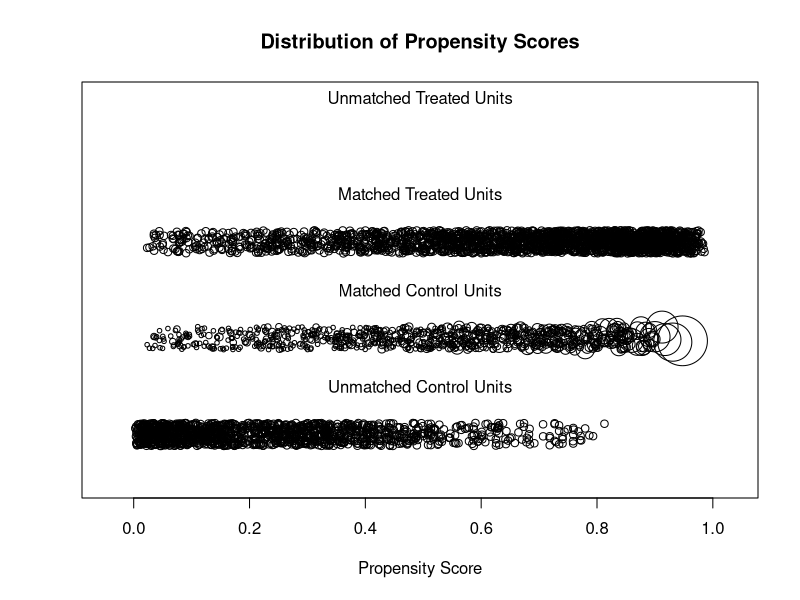
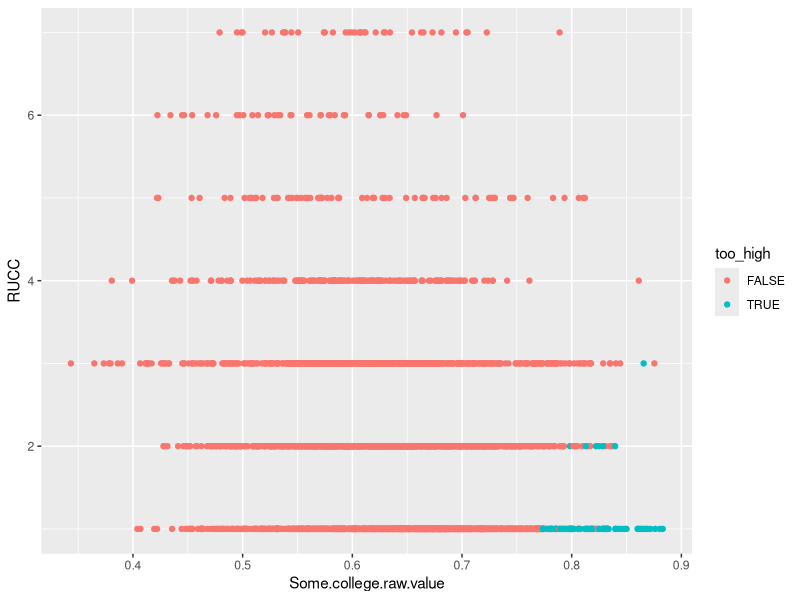
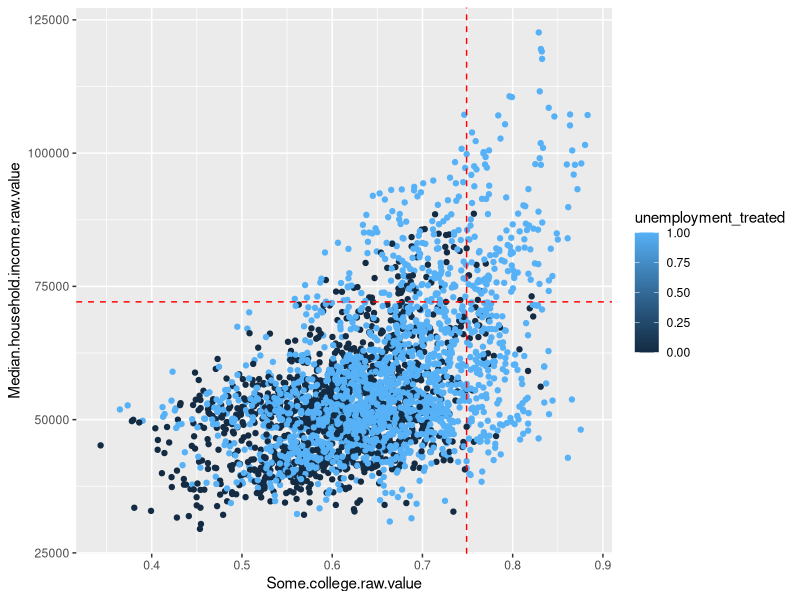
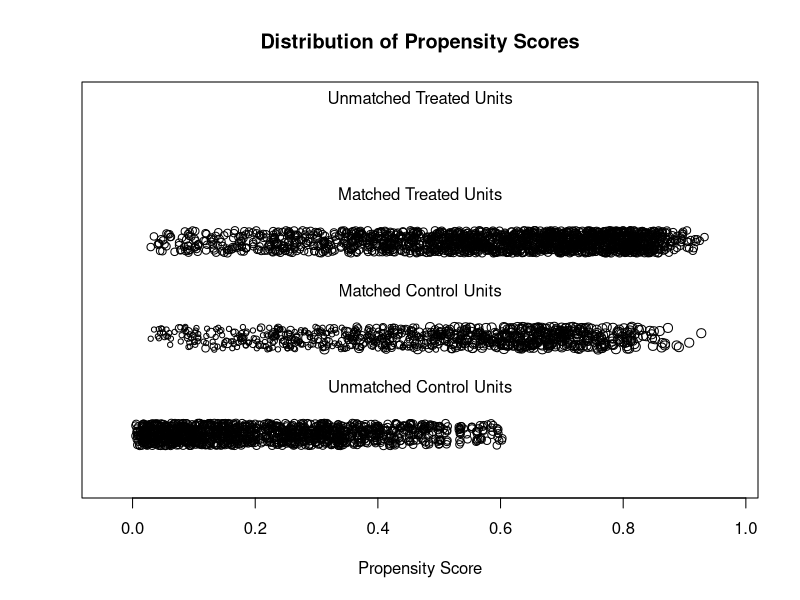

The R script that drew these images, in order:
library("MatchIt")

# for plotting
library("ggplot2")

# for analysis
library("lmtest")
library("sandwich")



# # 1:1 NN PS matching w/o replacement
matching <- read.csv(file = '../../../../data/processed_data/df_matching.csv')
# 
# # matching types
methods = c("nearest", "optimal", "full", "genetic")
distances = c("glm", "mahalanobis")

cor_matrix = cor(matching[complete.cases(matching[ , 12]),5:13])

# nearest neighbor
m.out <- matchit(matching$household_income_treated ~ matching$Unemployment.raw.value + matching$Some.college.raw.value + matching$RUCC,
                 data = matching, method = methods[1], distance = distances[1], replace = TRUE)
summary(m.out)
plot(m.out, type = "jitter", interactive = FALSE)

matching_sub = matching

# get rid of treated with propensity score greater than control
m.data1 <- match.data(m.out)
untreated <- (m.data1[["household_income_treated"]] == 0)
untreated.data <- m.data1[untreated,]
distance_greatest <- (untreated.data[["distance"]] == max(untreated.data[["distance"]]))
untreated_greatest_dist <- untreated.data[distance_greatest, "distance"]

# create a new column: assign "too high" if distance greater than untreated_greatest_dist, "normal"
m.data1$too_high <- (m.data1$distance >untreated_greatest_dist)

# plotting
ggplot(data = m.data1) + # Unemployment.raw.value
  geom_point(mapping = aes(x = Some.college.raw.value, y = RUCC, color = too_high))

ggplot(data = m.data1) +
  geom_point(mapping = aes(x = Some.college.raw.value, y = Median.household.income.raw.value, color = unemployment_treated)) +
  geom_hline(yintercept=72092.05, linetype="dashed", color = "red") +
  geom_vline(xintercept=0.7489542, linetype="dashed", color = "red")

# Use less than 90% of college (0.7547552) for now
# Cut off unemployment + low RUCC
college_values <- quantile(matching$Some.college.raw.value, c(.25, .50,  .85, .90, .95))
normal_college <- (matching$Some.college.raw.value <= college_values[4])
matching_sub = matching[normal_college, ]

# second iteration
unemployment_values <- quantile(m.data1$Unemployment.raw.value, c(.1, .50,  .75, .90, .95))
normal_unemployment <- (matching$Unemployment.raw.value > unemployment_values[1])
high_RUCC <- (matching$RUCC > 2)

# third iteration
Exclude_first_RUCC <- (matching$RUCC > 1)
normal_college <- (matching$Some.college.raw.value <= college_values[3])


matching_sub = matching[(normal_college | Exclude_first_RUCC)  & (normal_unemployment | high_RUCC), ]

# Do matching on unemployment again
m.out <- matchit(household_income_treated ~ Unemployment.raw.value + Some.college.raw.value + RUCC,
                 data = matching_sub, method = methods[1], distance = distances[1], replace = TRUE, reuse.max = 3)
summary(m.out)
plot(m.out, type = "jitter", interactive = FALSE)

# TODO: estimating effect of unemployment. A bit trickier because replacement is used
# See https://kosukeimai.github.io/MatchIt/articles/estimating-effects.html
# Not sure how to do it with replacement
gm <- get_matches(m.out)
table(table(gm$id[gm$household_income_treated == 0]))
fitmd <- lm(Poor.mental.health.days.raw.value ~ household_income_treated + Unemployment.raw.value + Some.college.raw.value + RUCC, data = gm, 
            weights = weights)

coeftest(fitmd, vcov. = vcovCL, cluster = ~subclass + id)["household_income_treated",,drop = FALSE]
